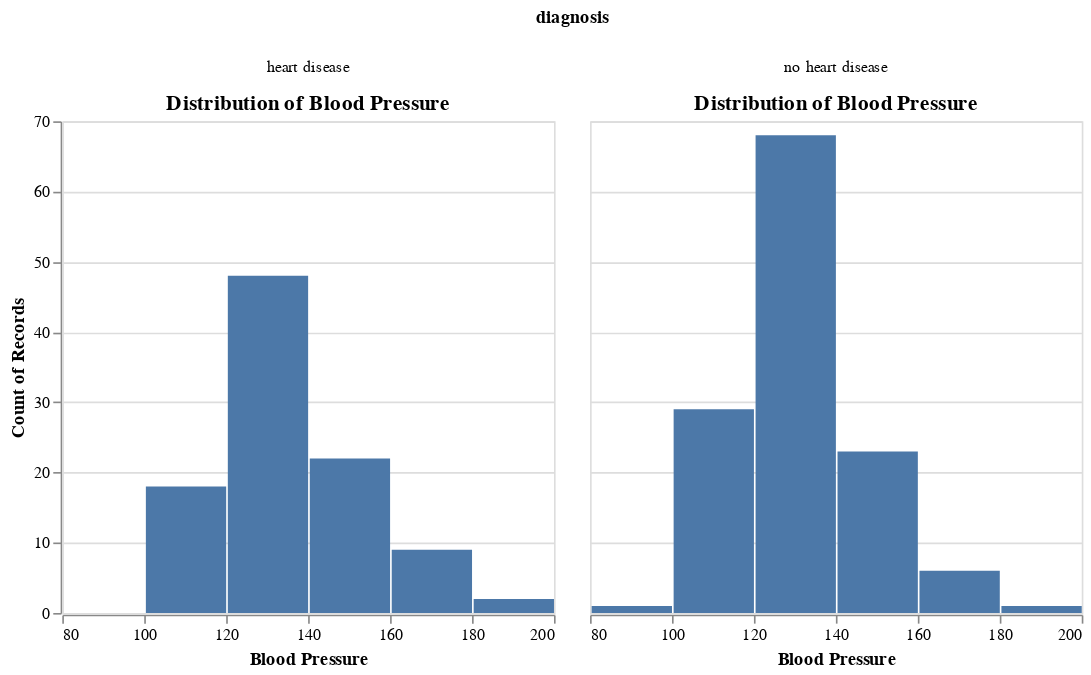

Write notebook code for a chart like this one.
### Code cell
# blood pressure
bp_hist = alt.Chart(heart_disease_to_plot).mark_bar().encode(
    alt.X("resting_bp:Q", bin = True).title("Blood Pressure"),
    y = "count()"
).properties(
    title = "Distribution of Blood Pressure"
).facet(
    column = "diagnosis:N"
)

bp_hist

### Figure 1 — Vega-Lite specification as saved in the notebook (floating-point values rounded to 4 significant figures; data arrays with more than 128 entries replaced by an {"elided": "..."} marker saying what was removed)
{"config": {"view": {"continuousWidth": 300, "continuousHeight": 300}}, "data": {"name": "data-de2235db1ab4c23a6d82c71fe6da6796"}, "facet": {"column": {"field": "diagnosis", "type": "nominal"}}, "spec": {"mark": {"type": "bar"}, "encoding": {"x": {"bin": true, "field": "resting_bp", "title": "Blood Pressure", "type": "quantitative"}, "y": {"aggregate": "count", "type": "quantitative"}}, "title": "Distribution of Blood Pressure"}, "$schema": "https://vega.github.io/schema/vega-lite/v5.8.0.json", "datasets": {"data-de2235db1ab4c23a6d82c71fe6da6796": {"elided": "227 records"}}}
